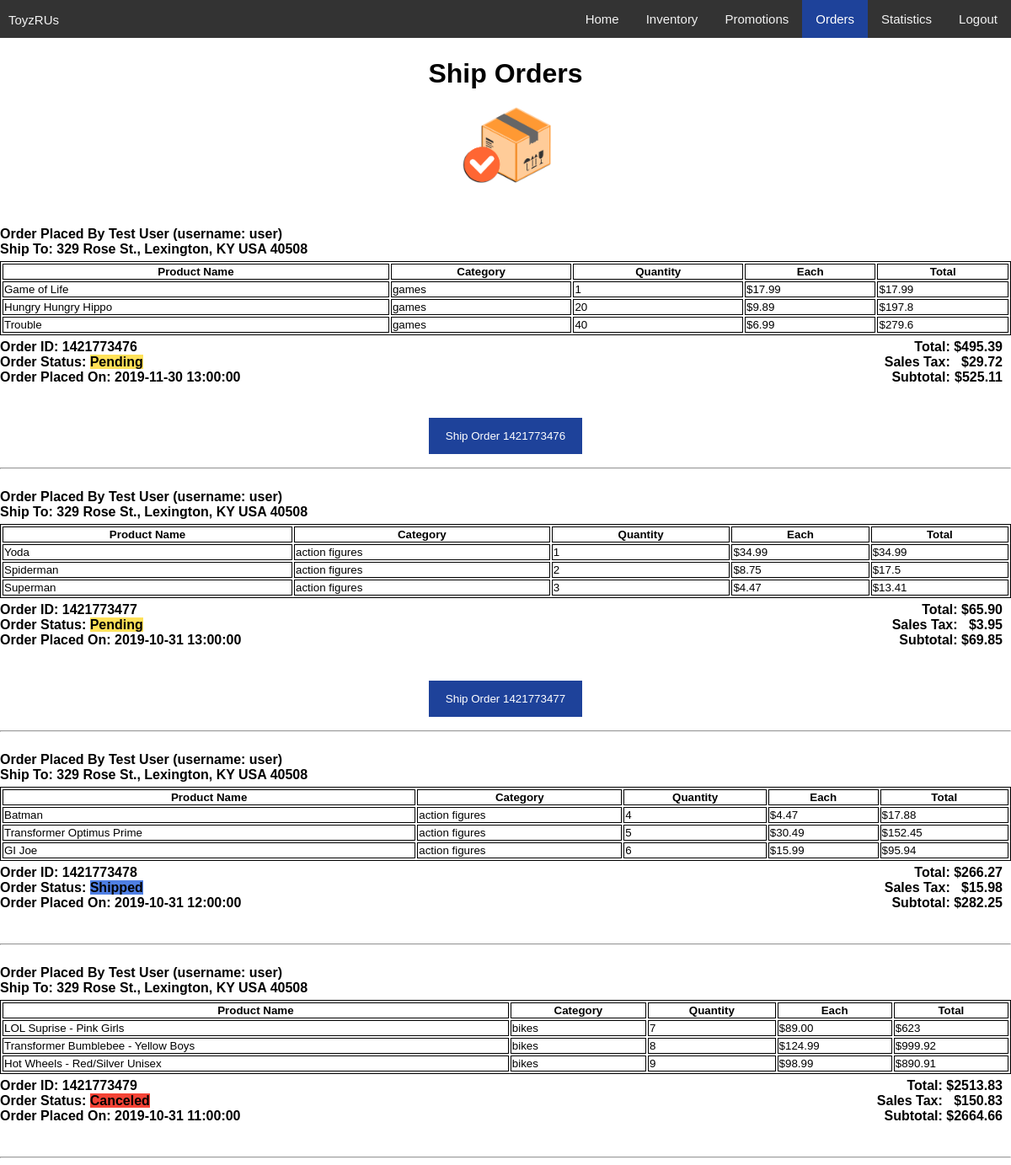
The app's page /php/manager/orders.php (signed in) with its own data.
### tables this page shows
CREATE TABLE Users (userID INT PRIMARY KEY NOT NULL AUTO_INCREMENT, 
    username VARCHAR(40) NOT NULL, password VARCHAR(40) NOT NULL, 
    firstname VARCHAR(40) NOT NULL, lastname VARCHAR(40) NOT NULL, 
    address VARCHAR(120), isStaff BOOLEAN NOT NULL, isManager BOOLEAN NOT NULL);

### php/manager/orders.php (the view, shortened to what this page needs)
<?php
$host = "localhost";
$mysqlUser = "root";
$mysqlPassword = "pwd";
$mysqldb = "ecommerce";
$mysqli = new mysqli($host, $mysqlUser, $mysqlPassword, $mysqldb);
if ($mysqli->connect_errno) {
    echo "<script> alert(\"Could not connect to database";
    echo "Error: " . $mysqli->connect_error . ". ";
    echo "Please try again another time. Click 'OK' to go back.\"); ";
    echo "window.location.href='./homepage.php'; </script>";
    exit;
}
else {
    $orderInfoQuery = "SELECT * FROM Orders ORDER BY order_datetime DESC";
    $orderInfoQueryResults = $mysqli->query($orderInfoQuery);
    if (!$orderInfoQueryResults) {
        echo "<script> alert(\"Query failed: " . $mysqli->error . ". ";
        echo "Please try again later. Click 'OK' to go back.\"); </script>";
        exit;
    }
    else {
        $orderIDs = [];
        $userIDs = [];
        $orderStatuses = [];
        $orderDatetimes = [];
        while($row = $orderInfoQueryResults->fetch_array(MYSQLI_ASSOC)) {
            if(!in_array($row["orderID"], $orderIDs)) {
                $orderIDs[] = $row["orderID"];
                $userIDs[] = $row["userID"];
                $orderStatuses[] = $row["status"];
                $orderDatetimes[] = $row["order_datetime"];
            }
        }
    }
}
?>
<!DOCTYPE html>
<html>
<head>
    <link rel="stylesheet" href="https://cdnjs.cloudflare.com/ajax/libs/font-awesome/4.7.0/css/font-awesome.min.css">
    <link rel="stylesheet" type="text/css" href="../../css/main.css">
</head>
<body>
<div class="topnav" id="myTopnav">
    <div style="float:left">
        <p style="float:left; color:#f2f2f2; text-align: center; text-decoration: none;
        font-size: 15px; margin-left:10px; margin-bottom:0px"> ToyzRUs </p>
    </div>
    <div style="float:right">
        <a href="./homepage.php">Home</a>
        <a href="./inventory.php">Inventory</a>
        <a href="./promotions.php">Promotions</a>
        <a href="./orders.php" class="active">Orders</a>
        <a href="./statistics.php">Statistics</a>
        <a href="javascript:void(0);" onclick="logout()">Logout</a>
    </div>
</div>
<div class="imgcontainer">
    <h1>Ship Orders</h1>
    <img src="../../assets/stafforderlogo.png" alt="Avatar" class="avatar">
</div>
<div>
<?php
    for ($i = 0; $i < sizeOf($orderIDs); $i++) {
    	$userInfoQuery = "SELECT * FROM Users WHERE userID = '$userIDs[$i]'";
    	$userInfoQueryResults = $mysqli->query($userInfoQuery);
		$userInfo = $userInfoQueryResults->fetch_array(MYSQLI_ASSOC);
		echo '<div style="float:left; text-align:left">';
		echo '<p style="margin-bottom:5px"><b> Order Placed By ';
		echo $userInfo["firstname"] . ' ' . $userInfo["lastname"] . '';
		echo ' (username: ' . $userInfo["username"] . ') ';
		echo '<br> Ship To: ' . $userInfo["address"] . '';
		echo '</b></p>';
		echo '</div>';
        echo '<br><br>';
        echo '<table>';
        echo '<tr>';
        echo '<th> Product Name </th>';
        echo '<th> Category </th>';
        echo '<th> Quantity </th>';
        echo '<th> Each </th>';
        echo '<th> Total </th>';
        echo '</tr>';
        $query = "SELECT * FROM (SELECT * FROM Orders WHERE userID='$userIDs[$i]' AND
            orderID='$orderIDs[$i]') AS AllOrders JOIN (SELECT * FROM Products)
            AS AllProducts ON AllOrders.prodID = AllProducts.productID";
        $result = $mysqli->query($query);
        while ($row = $result->fetch_array(MYSQLI_ASSOC)) {
            echo '<tr>';
            echo '<td>' . $row["name"] . '</td>';
            echo '<td>' . $row["category"] . '</td>';
            echo '<td>' . $row["quantity"] . '</td>';
            echo '<td>$' . $row["price"] . '</td>';
            echo '<td>$' . $row["quantity"] * $row["price"] . '</td>';
            echo '</tr>';
        }
        echo '</table>';
        echo '<div style="float:left; text-align:left">';
        echo '<p style="margin-top:5px"><b> Order ID: ' . $orderIDs[$i] . '<br>';
        if ($orderStatuses[$i] == "Canceled") {
            echo 'Order Status: <mark style="background-color:#F44336">';
            echo $orderStatuses[$i] . '</mark><br>';
        }
        else if ($orderStatuses[$i] == "Shipped") {
            echo 'Order Status: <mark style="background-color:#4F7FE4">';
            echo $orderStatuses[$i] . '</mark><br>';
        }
        else   {
            echo 'Order Status: <mark style="background-color:#FFE158">';
            echo $orderStatuses[$i] . '</mark><br>';
        }
        echo 'Order Placed On: ' . $orderDatetimes[$i] . '</b></p>';
        echo '</div>';
        $orderPriceQuery = "SELECT price, quantity FROM (SELECT * FROM Orders)
            AS AllOrders JOIN (SELECT * FROM Products) AS AllProducts ON
            AllOrders.prodID = AllProducts.productID WHERE userID='$userIDs[$i]' AND
            orderID='$orderIDs[$i]'";
        $orderPriceQueryResult = $mysqli->query($orderPriceQuery);
        if (!$orderPriceQueryResult) {
            echo "<script> alert(\"Query failed: " . $mysqli->error . ". ";
            echo "Please try again later. Click 'OK' to go back.\"); </script>";
            exit;
        }
        else {
            $true_prices = [];
            $prices = [];
            $quantities = [];
            while($orderInfo = $orderPriceQueryResult->fetch_array(MYSQLI_ASSOC)) {
                $prices[] = $orderInfo["price"];
                $quantities[] = $orderInfo["quantity"];
            }
            $true_total = 0;
            for ($j = 0; $j <= sizeOf($prices); $j++) {
                $true_prices[] = $prices[$j] * $quantities[$j];
                $true_total += $true_prices[$j];
            }
            $total = number_format($true_total, 2, '.', '');
            $tax = number_format($true_total * 0.06, 2, '.', '');
            $subtotal = number_format($true_total + $true_total * 0.06, 2, '.', '');
            echo '<div style="float:right; margin-right:10px; text-align:right">';
            echo '<div style="float:left; margin-top:0px">';
            echo '<p style="float:right; margin-top:5px"><b> Total:&nbsp <br>Sales Tax:&nbsp <br>Subtotal:&nbsp </b></p>';
            echo '</div>';
            echo '<div style="float:right; margin-top:0px">';
            echo '<p style="float:right; margin-top:5px"><b>$' . $total . '<br>';
            echo '$' . $tax . '<br>$' . $subtotal . '</b></p>';
            echo '</div>';
            echo '</div>';
            echo '<br><br><br><br><br>';
            if ($orderStatuses[$i] == "Pending") {
                echo '<form action="shiporder.php" method="POST" onsubmit="';
                echo 'return confirm(\'Are you sure you want to ship order ';
                echo $orderIDs[$i] . '? Once you ship an order, it cannot be ';
                echo 'undone!\');"><center><button type="submit" name="orderID" ';
                echo 'value="' . $orderIDs[$i] . '"class="primarybtn"> Ship ';
                echo 'Order ' . $orderIDs[$i] . '</button></center></form>';
            }
			echo '<hr>';
        }
    }
?>
</div>
</body>
</html>

### css/main.css (style rules this page uses)
body { margin: 0; font-family: Arial, Helvetica, sans-serif; }
.topnav { overflow: hidden; background-color: #333; }
.topnav a { float: left; display: block; color: #f2f2f2; text-align: center; padding: 14px 16px; text-decoration: none; font-size: 15px; }
.topnav a.active { background-color: #1E429A; color: white; }
.primarybtn { background-color: #1E429A; color: white; padding: 14px 20px; margin: 8px 0; border: none; cursor: pointer; }
.imgcontainer { text-align: center; margin: 24px 0 12px 0; }
img.avatar { max-width: 150px; border-radius: 0%; }
table { border: 1px solid black; width: 100%; }
tr, th, td { border: 1px solid black; font-size: 10pt; }

### records on screen
users: firstname "Test", lastname "User", username "user", address "329 Rose St., Lexington, KY USA 40508"

### other values on screen
$row["name"] "Game of Life"
$row["category"] "games"
$row["quantity"] "1"
$row["price"] "17.99"
$row["quantity"] * $row["price"] "17.99"
$row["name"] "Hungry Hungry Hippo"
$row["quantity"] "20"
$row["price"] "9.89"
$row["quantity"] * $row["price"] "197.8"
$row["name"] "Trouble"
$row["quantity"] "40"
$row["price"] "6.99"
$row["quantity"] * $row["price"] "279.6"
$orderIDs[$i] "1421773476"
$orderStatuses[$i] "Pending"
